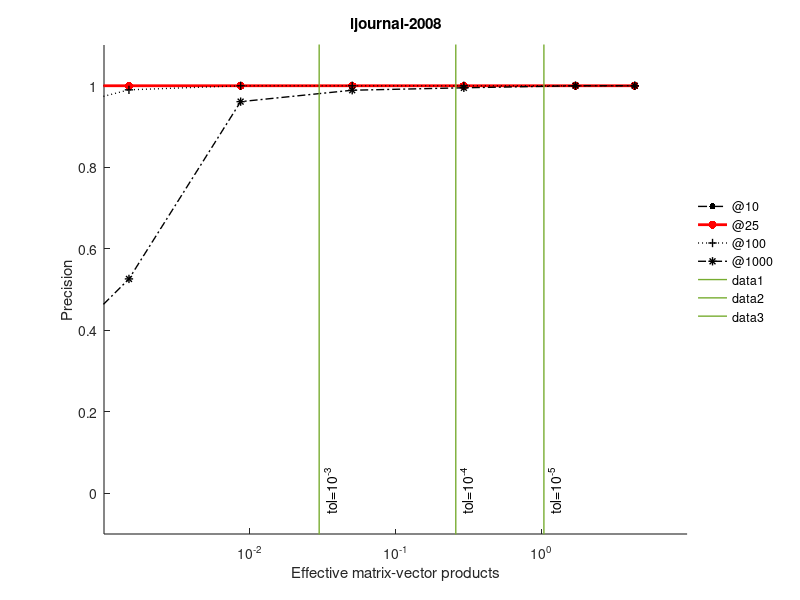

This chart was generated by the following MATLAB code: (Note: this script raises an error after producing the figure.)
function plot_steps_accuracy

data = load('steps_accuracy');


make_figure(data, 9, 4); % 9th trial on lj
make_figure(data, 4, 1); % 4th trial on dblp
%make_figure(data, 3, 2); % 3th trial on flickr
%make_figure(data, 25, 2); % 25th trial on flickr
%make_figure(data, 30, 2); % 30th trial on flickr
make_figure(data, 50, 3); % 50th trial on itdk
make_figure(data, 1, 3); % 50th trial on itdk


function make_figure(data, t, ni)

%%
clf; hold all;
h = semilogx(squeeze(data.recordeffmv(ni,:,t)),squeeze(data.recordnn(ni,:,t,:)),'.-');
%semilogx(data.nmults,squeeze(data.recordtsnn(ni,:,t,2)),'.-');
set(gca,'XScale','log');
title(data.nets{ni});
xlim([1e-3,1e1]);
ylim([-0.1,1.1]);

set(gca,'LineWidth',0.8);
set(gca,'XTick',[1e-2,1e-1,1]);

set(h(1),'LineWidth',1,'Color','k','LineStyle','--','MarkerSize',15);
set(h(2),'LineWidth',2,'Color','r','LineStyle','-','MarkerSize',18);
set(h(3),'LineWidth',1,'Color','k','LineStyle',':','Marker','+');
set(h(4),'LineWidth',1,'Color','k','LineStyle','-.','Marker','*');
xlabel('Effective matrix-vector products');
ylabel('Precision');
if ni==2 
    legh = legend('@10','@25','@100','@1000','Location','West');
else
    legh = legend('@10','@25','@100','@1000','Location','EastOutside');
end
set(legh,'XColor',[0.9,0.9,0.9],'YColor',[0.9,0.9,0.9]);
leglineobjs = findobj(legh,'type','line');
legxd = get(leglineobjs(2),'XData');
mid = mean(legxd);
set(leglineobjs(2:2:end),'XData',[mid-0.1,mid+0.1]);
legend boxoff;

if ni~=2
    legp = get(legh,'Position');
    legp(1) = legp(1) - 0.01;
    %legp(2) = legp(2) + 0.1;
    set(legh,'Position',legp);
else
    legp = get(legh,'Position');
    legp(1) = 0.23;
    legp(2) = 0.6;
    %legp(2) = legp(2) + 0.1;
    set(legh,'Position',legp);
end

for i=1:numel(data.storetols)
    line([data.recordstol(ni,i,t),data.recordstol(ni,i,t)],[-5,5],'LineWidth',1);
    h = text(data.recordstol(ni,i,t)*1.05,-0.05,sprintf('tol=10^{%i}',round(log10(data.storetols(i)))),...
        'Rotation',90,'VerticalAlignment','top');
end

set_figure_size([3,3]);

print(gcf,sprintf('steps-accuracy-%s-%i.eps',data.nets{ni},t),'-depsc2');